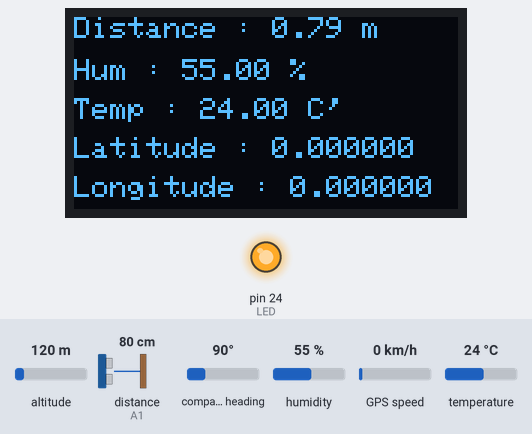
Simulated run of this sketch. Board: Arduino Mega 2560, built with avr-gcc and run on an emulated ATmega2560. On the bench: 128×64 one-colour display, output pins drawn as LEDs (lit = HIGH). Wiring (inferred from the names in the program): ultrasonic range finder: trigger A2; echo A1. Inputs (shaded band) come from the test bench; at power-on: distance to the obstacle (sensor on A1) 80 cm, temperature 24 °C, humidity 55 %, compass heading 90°, altitude 120 m, GPS speed 0 km/h. The echo pulse lasts 58.3 µs per cm; the GPS gets a fix after 3 s at 37.7749, -122.4194 with 8 satellites; no radio packets arrive unless stated; pins used as bus, display or sensor lines are not drawn; what the sketch prints to the serial monitor is not drawn.

Above: at 1.2 s.
1.3 s: distance to the obstacle (sensor on A1) set to 250 cm
At 2.2 s:
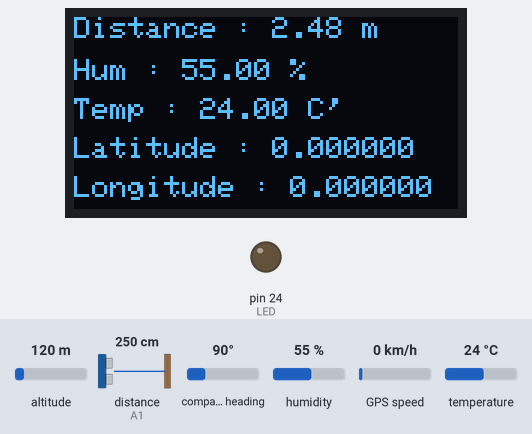
5.0 s: temperature set to 0 °C
At 7.9 s:
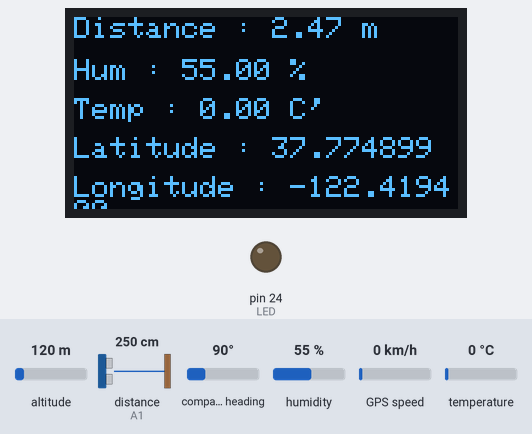
8.2 s: humidity set to 68 %
At 9.3 s:
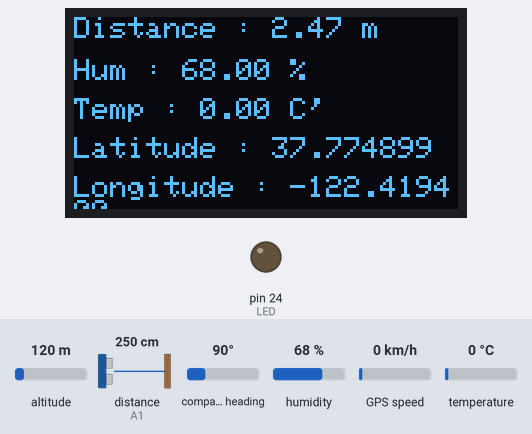
10.3 s: compass heading set to 7°
At 14.86 s:
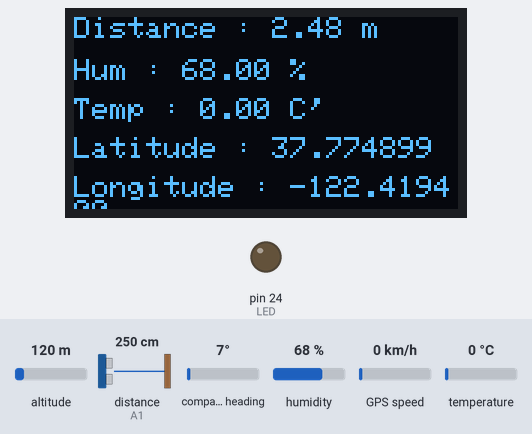
16.4 s: distance to the obstacle (sensor on A1) set to 35 cm
At 17.15 s:
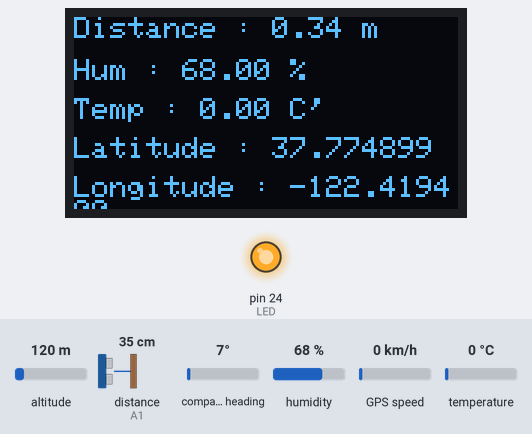
18.1 s: humidity set to 40 %
At 20.1 s:
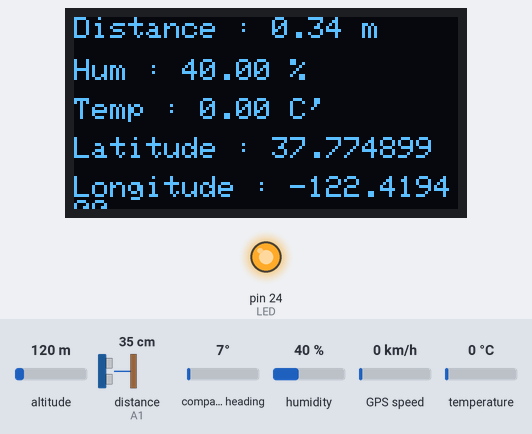
Timing chart, 0 to 21.6 s (numbered marks = the images above; inputs shaded):
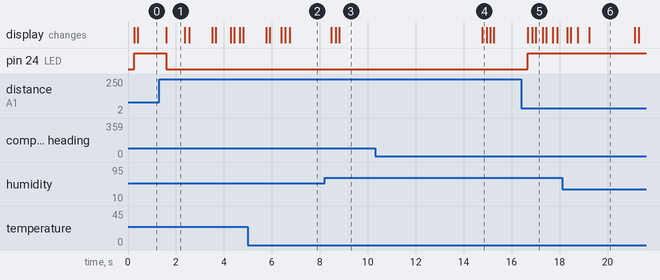

The sketch:

Boat.ino
```cpp
#include <Wire.h>
#include <Adafruit_GFX.h>
#include <Adafruit_SSD1306.h>

//////////////Display///////////////////////
#define SCREEN_WIDTH 128
#define SCREEN_HEIGHT 64

//////////////Ultrasonic///////////////////////
#define echoPin A1
#define trigPin A2


//////////////LoRa///////////////////////
#include <SPI.h>
#include <LoRa.h>
#define rst 11
#define dio0 9
#define ss 53


//////////////////////////DHT11//////////////////////////////////////////
#include "DHT.h"
#define DHTPIN 4
#define DHTTYPE DHT11
DHT dht(DHTPIN, DHTTYPE);
float h = 0.00;
float t = 0.00;

#include <TinyGPS.h>
float lat,lon;
TinyGPS gps;


int c = 0;

char *KeyList[]={"SD","MX","ZG","PG","TR","LH","NB","WQ","YO","JE","BA"};

int LED = 24;


long duration = 0.00;
float d = 0.00;


void setup_DHT11() {
  dht.begin();
}

//◇─────── EncoderX ──────────◇

String Encoder(String str){
  int str_len = str.length() + 1;
  char char_array[str_len];
  str.toCharArray(char_array, str_len);
  String val;
  for(int n=0; n<str_len; n++){
      String v = String(char_array[n]);
      if (v=="."){
        val+=v;
      }else{
        int g;
        g = v.toInt();
        val+=String(KeyList[g]);
      }
  }
  return val;
  }


//◇───────────────────────◇


//◇─────── OLED Display ────────◇

Adafruit_SSD1306 display(SCREEN_WIDTH, SCREEN_HEIGHT, &Wire, -1);

void setup_OLED() {

  if (!display.begin(SSD1306_SWITCHCAPVCC, 0x3C)) {
    Serial.println(F("Display failed"));
    for (;;);
  }
  display.clearDisplay();
  display.setTextSize(1);
  display.setTextColor(WHITE);
  display.setCursor(0, 0);
  ///////////////////////////////////
  display.setTextSize(3);
  display.println("SLIIT");
  display.setTextSize(1);
  display.println("Group Project ID : 2022/289");
  display.print("Boat Unit");
  display.display();
  //delay(2000);
  display.clearDisplay();
  ////////////////////////////////
}

//◇─────── Ultrasonic Sensor ────────◇

void setup_Ultrasonic() {
  pinMode(trigPin, OUTPUT);
  pinMode(echoPin, INPUT);
}

//◇─────── LoRa Setup ────────◇

void setup_LoRa() {
  LoRa.setPins(ss, rst, dio0);
  Serial.println("LoRa Receiver");
  if (!LoRa.begin(433E6)){
    Serial.println("Starting LoRa failed!");
    //delay(100);
    //while (1);
  }
}


void setup() {
  // put your setup code here, to run once:
  Serial.begin(57600);
  Serial1.begin(9600); // connect gps sensor
  setup_LoRa();
  setup_OLED();
  setup_Ultrasonic();
  setup_DHT11();
  pinMode(LED, OUTPUT);


}

void loop() {
  // put your main code here, to run repeatedly:

  gps_loop();
  if (runEvery(2000)) { // repeat every 5000 millis

    Serial.print("Sending packet non-blocking: ");

    // send in async / non-blocking mode
    LoRa.beginPacket();
    String data;
    data = String(lat,6)+String(lon,6)+String(h)+String(t)+String(d);
    LoRa.println(Encoder(data));
    LoRa.print(",");
    //LoRa.print("Latitude: ");
    //LoRa.print(String(lat,6));

    //LoRa.print(",");

    //Longitude
    //LoRa.print("Longitude: ");
    //LoRa.println(String(lon,6));
   // LoRa.print(counter);
    LoRa.endPacket(true); // true = async / non-blocking mode

  }

  loop_Ultrasonic();
  delay(100);
  display_data();
  loop_DHT11();
  if (d <1.00){
    digitalWrite(LED, HIGH);
  }else{
    digitalWrite(LED, LOW);
  }


}

void display_data(){
  display.clearDisplay();
  display.setTextSize(1);
  display.setTextColor(WHITE);
  //display.drawLine(0,0,128, 0, WHITE);
  display.setCursor(0, 0);
  display.println("Distance : " + String(d)+" m");
  display.setCursor(0, 14);
  display.println("Hum : " + String(h)+" %");
  display.setCursor(0, 27);
  display.println("Temp : " + String(t)+" C'");
  display.setCursor(0, 40);
  display.println("Latitude : " + String(lat,6));
  display.setCursor(0, 53);
  display.println("Longitude : " + String(lon,6));
  //display.println(Encoder(String(d)));
  display.display();
}

void loop_Ultrasonic() {
  digitalWrite(trigPin, LOW);
  delayMicroseconds(2);
  digitalWrite(trigPin, HIGH);
  delayMicroseconds(10);
  digitalWrite(trigPin, LOW);
  delayMicroseconds(2);
  duration = pulseIn(echoPin, HIGH);
  d = ((duration * 0.034 / 2) / 100); //s=(ut/2)
  Serial.print(F("Distance(m) :"));
  Serial.println(d);
}

void loop_DHT11() {
  h = (dht.readHumidity());
  t = (dht.readTemperature());

  if (isnan(h) || isnan(t)) {
    return;
  }

  Serial.print(F("Hum : "));
  Serial.print(h);
  Serial.print(F("% | Temp(°C) : "));
  Serial.println(t);
}


void gps_loop(){
    while(Serial1.available()){ // check for gps data
    if(gps.encode(Serial1.read()))// encode gps data
    {
    gps.f_get_position(&lat,&lon); // get latitude and longitude

    //Latitude
    Serial.print("Latitude: ");
    Serial.print(lat,6);

    Serial.print(",");

    //Longitude
    Serial.print("Longitude: ");
    Serial.println(lon,6);

   }
  }
}

boolean runEvery(unsigned long interval)
{
  static unsigned long previousMillis = 0;
  unsigned long currentMillis = millis();
  if (currentMillis - previousMillis >= interval)
  {
    previousMillis = currentMillis;
    return true;
  }
  return false;
}
```

Measured:
- after the input at 1.3 s, pin 24 (LED): HIGH → LOW after 0.29 s; the display: changes after 0.29 s (image 1)
- after the input at 5.0 s, the display: first differs from a run without the input after 1.8 s (image 2)
- after the input at 8.2 s, the display: first differs from a run without the input after 0.61 s (image 3)
- after the input at 10.3 s, the display: changes after 4.5 s (image 4)
- after the input at 16.4 s, pin 24 (LED): LOW → HIGH after 0.27 s; the display: changes after 0.26 s (image 5)
- after the input at 18.1 s, the display: first differs from a run without the input after 1.1 s (image 6)
- what the display in image 1 shows lasts 0.8 s, from 1.6 s to 2.4 s
